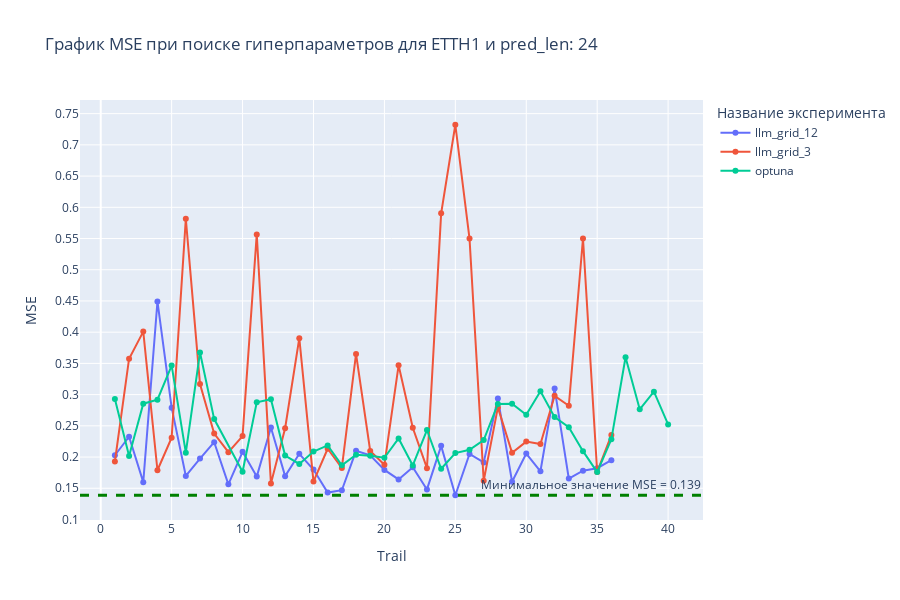
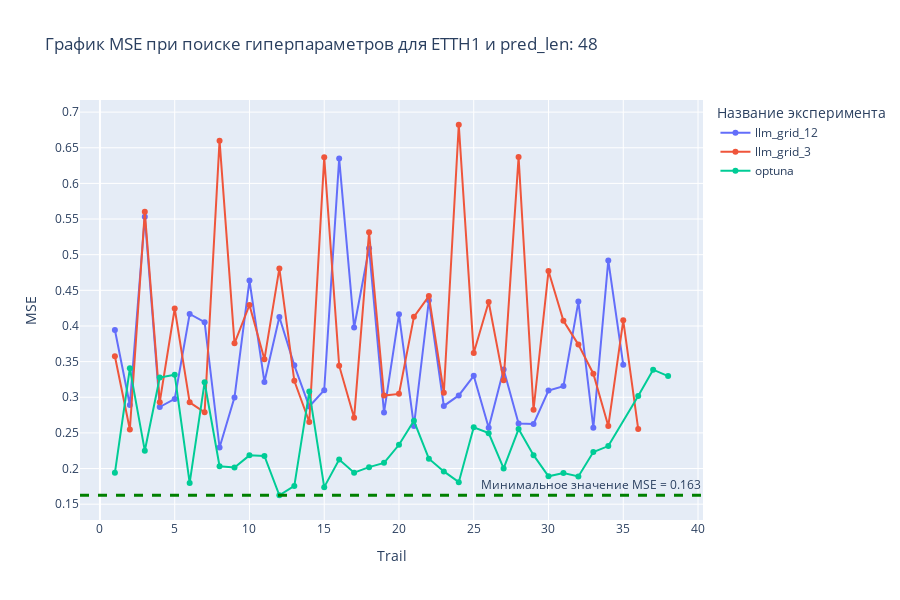
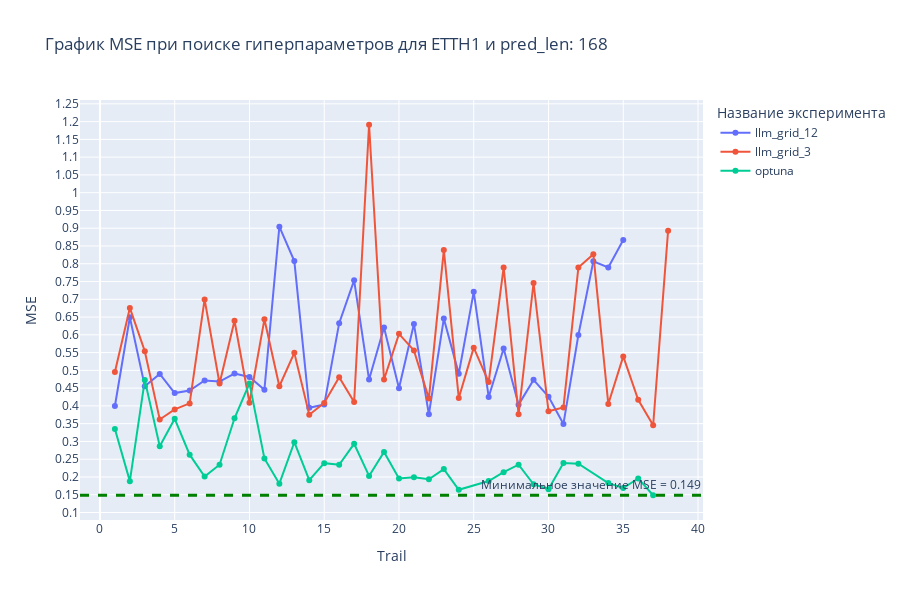

Notebook code for these charts, in order:
### Markdown cell above
### График ошибки `MSE` для датасета `ETTH2`

### Code cell
for pred_len in data_etth_2.keys():
    fig = plot_graph(
        data = data_etth_2[pred_len],
        title = f"График MSE при поиске гиперпараметров для ETTH1 и pred_len: {pred_len}"
    )
    fig.show()

### Figure 1 — Plotly figure (JSON) as saved in the notebook; plotly's stock layout.template omitted (floating-point values rounded to 4 significant figures)
{"data": [{"mode": "lines+markers", "name": "llm_grid_12", "type": "scatter", "x": [1, 2, 3, 4, 5, 6, 7, 8, 9, 10, 11, 12, 13, 14, 15, 16, 17, 18, 19, 20, 21, 22, 23, 24, 25, 26, 27, 28, 29, 30, 31, 32, 33, 34, 35, 36], "y": [0.2029, 0.2325, 0.1598, 0.4492, 0.279, 0.1697, 0.1976, 0.2238, 0.1563, 0.2084, 0.1686, 0.2474, 0.1694, 0.2052, 0.18, 0.1431, 0.1468, 0.21, 0.2028, 0.1794, 0.1642, 0.1838, 0.1481, 0.2179, 0.1388, 0.2049, 0.1914, 0.294, 0.1605, 0.2055, 0.1772, 0.3097, 0.1655, 0.1781, 0.1821, 0.195]}, {"mode": "lines+markers", "name": "llm_grid_3", "type": "scatter", "x": [1, 2, 3, 4, 5, 6, 7, 8, 9, 10, 11, 12, 13, 14, 15, 16, 17, 18, 19, 20, 21, 22, 23, 24, 25, 26, 27, 28, 29, 30, 31, 32, 33, 34, 35, 36], "y": [0.1929, 0.3575, 0.4009, 0.1788, 0.2309, 0.5815, 0.3168, 0.2376, 0.2077, 0.2336, 0.5566, 0.1575, 0.2462, 0.3904, 0.1607, 0.2133, 0.1825, 0.3651, 0.2097, 0.1876, 0.347, 0.247, 0.1822, 0.5904, 0.7322, 0.55, 0.1621, 0.2795, 0.207, 0.2247, 0.2208, 0.2981, 0.2822, 0.5501, 0.1761, 0.2352]}, {"mode": "lines+markers", "name": "optuna", "type": "scatter", "x": [1, 2, 3, 4, 5, 6, 7, 8, 10, 11, 12, 13, 14, 15, 16, 17, 18, 19, 20, 21, 22, 23, 24, 25, 26, 27, 28, 29, 30, 31, 32, 33, 34, 35, 36, 37, 38, 39, 40], "y": [0.2929, 0.2017, 0.2855, 0.292, 0.3465, 0.207, 0.3675, 0.2608, 0.1765, 0.2877, 0.2926, 0.2024, 0.189, 0.2087, 0.2186, 0.1867, 0.2037, 0.2021, 0.1989, 0.2298, 0.1866, 0.2433, 0.1812, 0.2064, 0.2117, 0.2272, 0.285, 0.2855, 0.2677, 0.3055, 0.264, 0.2479, 0.2095, 0.1759, 0.2284, 0.3598, 0.2764, 0.3047, 0.2523]}], "layout": {"annotations": [{"showarrow": false, "text": "Минимальное значение MSE = 0.139", "x": 1, "xanchor": "right", "xref": "x domain", "y": 0.1388, "yanchor": "bottom", "yref": "y"}], "height": 600, "hovermode": "x unified", "legend": {"title": {"text": "Название эксперимента"}}, "shapes": [{"line": {"color": "green", "dash": "dash", "width": 3}, "type": "line", "x0": 0, "x1": 1, "xref": "x domain", "y0": 0.1388, "y1": 0.1388, "yref": "y"}], "title": {"text": "График MSE при поиске гиперпараметров для ETTH1 и pred_len: 24"}, "xaxis": {"title": {"text": "Trail"}}, "yaxis": {"dtick": 0.05, "tickmode": "linear", "title": {"text": "MSE"}}}}

### Figure 2 — Plotly figure (JSON) as saved in the notebook; plotly's stock layout.template omitted (floating-point values rounded to 4 significant figures)
{"data": [{"mode": "lines+markers", "name": "llm_grid_12", "type": "scatter", "x": [1, 2, 3, 4, 5, 6, 7, 8, 9, 10, 11, 12, 13, 14, 15, 16, 17, 18, 19, 20, 21, 22, 23, 24, 25, 26, 27, 28, 29, 30, 31, 32, 33, 34, 35], "y": [0.3943, 0.2892, 0.5531, 0.2863, 0.2977, 0.4168, 0.4054, 0.2295, 0.2998, 0.4638, 0.3214, 0.4125, 0.3448, 0.287, 0.31, 0.6348, 0.3979, 0.509, 0.2786, 0.4163, 0.2597, 0.4361, 0.2878, 0.3026, 0.33, 0.2573, 0.3389, 0.2631, 0.2625, 0.3095, 0.3156, 0.4342, 0.2572, 0.492, 0.3456]}, {"mode": "lines+markers", "name": "llm_grid_3", "type": "scatter", "x": [1, 2, 3, 4, 5, 6, 7, 8, 9, 10, 11, 12, 13, 14, 15, 16, 17, 18, 19, 20, 21, 22, 23, 24, 25, 26, 27, 28, 29, 30, 31, 32, 33, 34, 35, 36], "y": [0.3574, 0.2548, 0.5601, 0.2931, 0.4245, 0.2929, 0.2789, 0.6599, 0.3756, 0.4294, 0.3533, 0.4807, 0.323, 0.2653, 0.6366, 0.3443, 0.2712, 0.5315, 0.3024, 0.3047, 0.4128, 0.4419, 0.3064, 0.6823, 0.3622, 0.4337, 0.3238, 0.637, 0.2825, 0.477, 0.4073, 0.3738, 0.333, 0.2596, 0.4079, 0.2556]}, {"mode": "lines+markers", "name": "optuna", "type": "scatter", "x": [1, 2, 3, 4, 5, 6, 7, 8, 9, 10, 11, 12, 13, 14, 15, 16, 17, 18, 19, 20, 21, 22, 23, 24, 25, 26, 27, 28, 29, 30, 31, 32, 33, 34, 36, 37, 38], "y": [0.194, 0.3405, 0.225, 0.3276, 0.3316, 0.1799, 0.321, 0.2033, 0.2016, 0.2185, 0.2177, 0.1625, 0.1756, 0.3079, 0.1739, 0.2126, 0.1942, 0.202, 0.208, 0.2333, 0.267, 0.2139, 0.196, 0.1809, 0.258, 0.2497, 0.2002, 0.2554, 0.2187, 0.1891, 0.1936, 0.1889, 0.2232, 0.2315, 0.3018, 0.3387, 0.3297]}], "layout": {"annotations": [{"showarrow": false, "text": "Минимальное значение MSE = 0.163", "x": 1, "xanchor": "right", "xref": "x domain", "y": 0.1625, "yanchor": "bottom", "yref": "y"}], "height": 600, "hovermode": "x unified", "legend": {"title": {"text": "Название эксперимента"}}, "shapes": [{"line": {"color": "green", "dash": "dash", "width": 3}, "type": "line", "x0": 0, "x1": 1, "xref": "x domain", "y0": 0.1625, "y1": 0.1625, "yref": "y"}], "title": {"text": "График MSE при поиске гиперпараметров для ETTH1 и pred_len: 48"}, "xaxis": {"title": {"text": "Trail"}}, "yaxis": {"dtick": 0.05, "tickmode": "linear", "title": {"text": "MSE"}}}}

### Figure 3 — Plotly figure (JSON) as saved in the notebook; plotly's stock layout.template omitted (floating-point values rounded to 4 significant figures)
{"data": [{"mode": "lines+markers", "name": "llm_grid_12", "type": "scatter", "x": [1, 2, 3, 4, 5, 6, 7, 8, 9, 10, 11, 12, 13, 14, 15, 16, 17, 18, 19, 20, 21, 22, 23, 24, 25, 26, 27, 28, 29, 30, 31, 32, 33, 34, 35], "y": [0.3998, 0.6494, 0.4554, 0.49, 0.4361, 0.4434, 0.4717, 0.4685, 0.491, 0.4813, 0.4456, 0.9042, 0.8076, 0.3948, 0.4037, 0.6328, 0.7533, 0.474, 0.6206, 0.4497, 0.6303, 0.3765, 0.6456, 0.4905, 0.721, 0.4252, 0.5617, 0.4036, 0.4732, 0.4261, 0.3492, 0.5994, 0.8069, 0.7896, 0.8671]}, {"mode": "lines+markers", "name": "llm_grid_3", "type": "scatter", "x": [1, 2, 3, 4, 5, 6, 7, 8, 9, 10, 11, 12, 13, 14, 15, 16, 17, 18, 19, 20, 21, 22, 23, 24, 25, 26, 27, 28, 29, 30, 31, 32, 33, 34, 35, 36, 37, 38], "y": [0.4953, 0.6757, 0.5539, 0.3619, 0.3901, 0.4071, 0.6998, 0.4631, 0.6396, 0.409, 0.6437, 0.4552, 0.5492, 0.3753, 0.4083, 0.4807, 0.4111, 1.191, 0.4743, 0.6027, 0.5561, 0.4205, 0.8384, 0.4225, 0.564, 0.4671, 0.7896, 0.3763, 0.7458, 0.3852, 0.3956, 0.7898, 0.8268, 0.4055, 0.5393, 0.4174, 0.3455, 0.8932]}, {"mode": "lines+markers", "name": "optuna", "type": "scatter", "x": [1, 2, 3, 4, 5, 6, 7, 8, 9, 10, 11, 12, 13, 14, 15, 16, 17, 18, 19, 20, 21, 22, 23, 24, 26, 27, 28, 29, 30, 31, 32, 34, 35, 36, 37], "y": [0.335, 0.1883, 0.4726, 0.2863, 0.3636, 0.2628, 0.2012, 0.2346, 0.3651, 0.4633, 0.2521, 0.1812, 0.2977, 0.191, 0.2389, 0.2343, 0.2933, 0.2029, 0.2705, 0.1959, 0.1995, 0.1936, 0.2222, 0.1639, 0.1886, 0.2135, 0.2346, 0.1795, 0.1656, 0.2395, 0.2375, 0.1828, 0.169, 0.1959, 0.1486]}], "layout": {"annotations": [{"showarrow": false, "text": "Минимальное значение MSE = 0.149", "x": 1, "xanchor": "right", "xref": "x domain", "y": 0.1486, "yanchor": "bottom", "yref": "y"}], "height": 600, "hovermode": "x unified", "legend": {"title": {"text": "Название эксперимента"}}, "shapes": [{"line": {"color": "green", "dash": "dash", "width": 3}, "type": "line", "x0": 0, "x1": 1, "xref": "x domain", "y0": 0.1486, "y1": 0.1486, "yref": "y"}], "title": {"text": "График MSE при поиске гиперпараметров для ETTH1 и pred_len: 168"}, "xaxis": {"title": {"text": "Trail"}}, "yaxis": {"dtick": 0.05, "tickmode": "linear", "title": {"text": "MSE"}}}}
